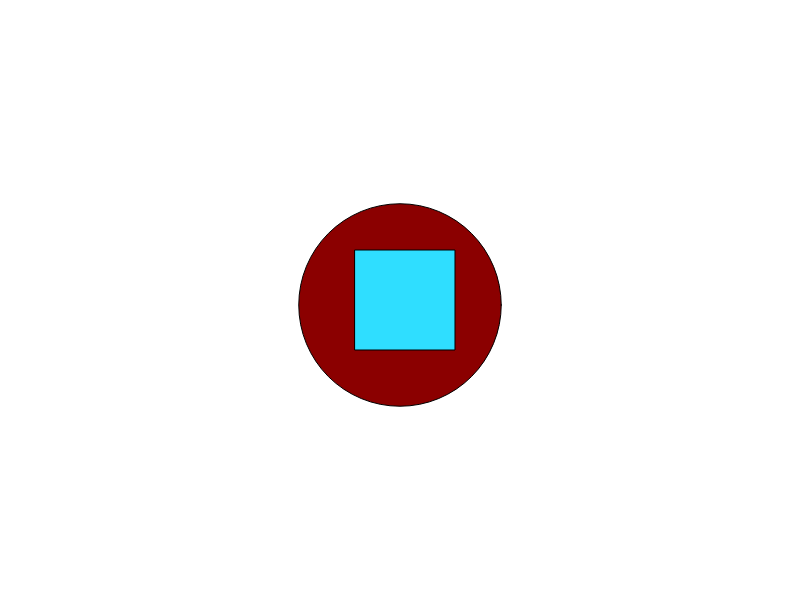
Frame 1 (no input)
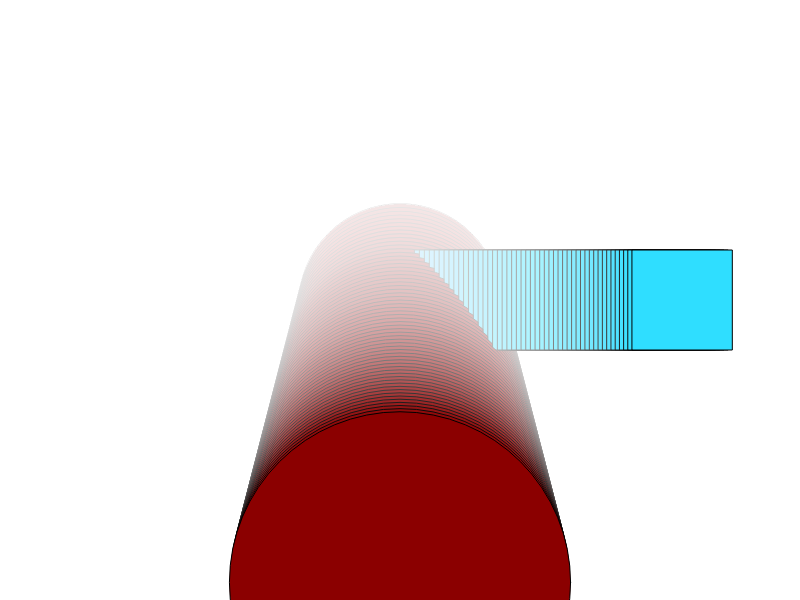
Frame 60 (no input)
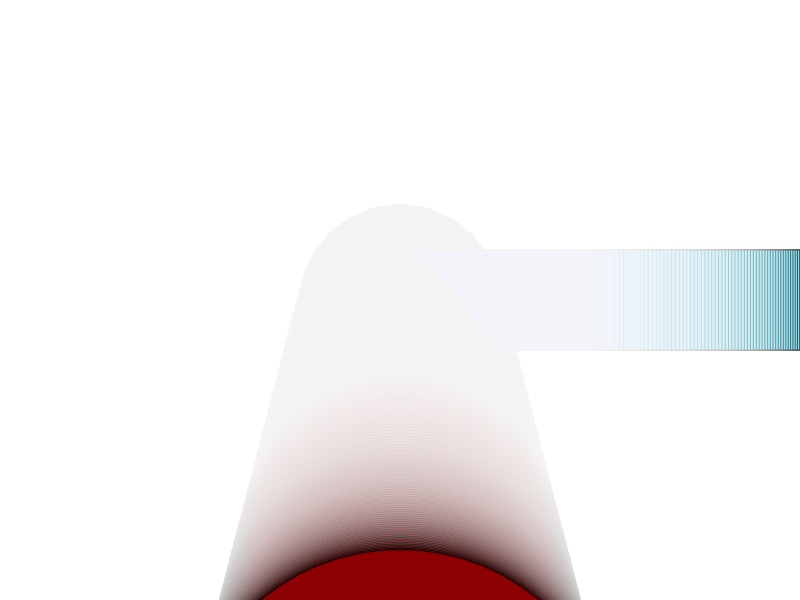
Frame 120 (the mouse pressed at the canvas centre since frame 60)

The p5.js sketch that drew these frames (run headless with seeded random() and noise() and a simulated clock; from frame 60 on, the mouse is pressed at the canvas centre):

// p5.js sketch
// ── sketch.js
// TAKatölye p5.js kod arşivi — 18 Ekim 2026
// Atölye etüdü: Alp Tuğan — Algoritmik Sanat ve Anadolu Türk Motifleri.
// Türkçe açıklamalar eklendi; düzenleme notları README.md içinde.
// Bu dosyayı tek başına sketch.js olarak kullanın.

var arkaPlanRengi; // Renk saklamak için tanımlanır; draw içinde kullanılmıyor.
var kirmizi = '#8b0000';
var mavi = '#2fdeff';
function setup() {
  createCanvas(800, 600);
  arkaPlanRengi = '#fff7d8'; // Özgün örnekte atanan fakat çizimde kullanılmayan değer.
  // noLoop(); // Açılırsa animasyon durur ve yalnızca tek kare çizilir.
}
function draw() {
  // Düşük alpha ile her karede beyaz ekler; önceki şekiller yavaşça silinir.
  background(255, 255, 255, 10);
  // Varsayılan RADYANS kipinde çalışır. Aralık -500..500'dür.
  // Tam döngü yaklaşık 2*PI/0.01 = 628 karedir; süre kare hızına bağlıdır.
  var deltaY = sin(frameCount * 0.01) * 500;
  fill(kirmizi);
  // Aynı sinüs hem y konumunu hem çapı değiştirir.
  // Çap -50..450 olur; negatif çap ve ekran dışına çıkma özgün davranıştan korunur.
  circle(width / 2, height / 2 + deltaY, 200 + deltaY * 0.5);
  fill(mavi);
  rectMode(CENTER); // Kare konumu sol üst köşe yerine merkezini belirtir.
  rect(width / 2 + deltaY, height / 2, 100, 100); // Yatay salınım.
}
